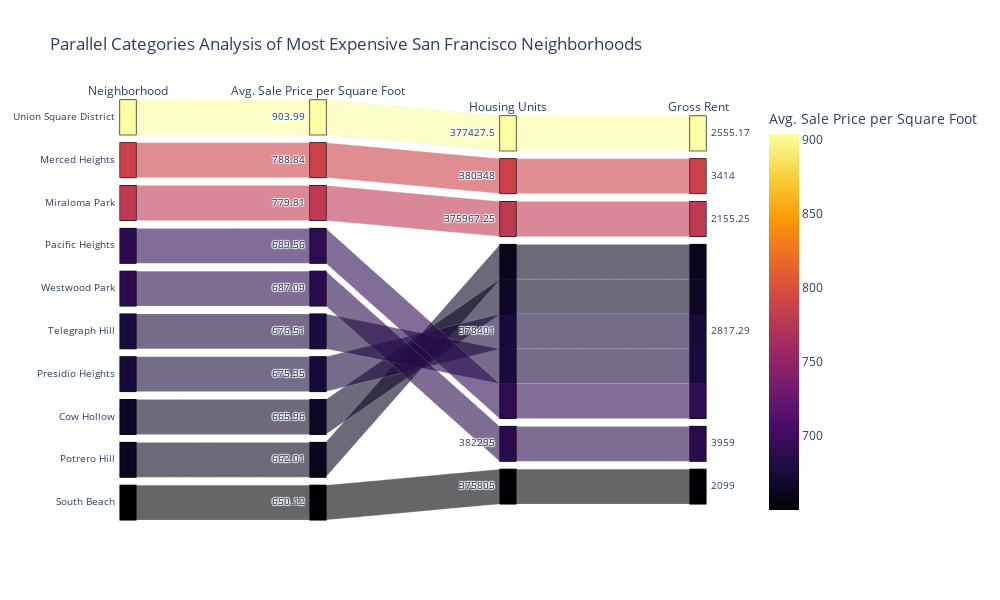

The notebook cell this image was saved under:
### Code cell
parallel_categories()

### Figure 1 — Plotly figure (JSON) as saved in the notebook; plotly's stock layout.template omitted (floating-point values rounded to 4 significant figures)
{"data": [{"dimensions": [{"label": "Neighborhood", "values": ["Union Square District", "Merced Heights", "Miraloma Park", "Pacific Heights", "Westwood Park", "Telegraph Hill", "Presidio Heights", "Cow Hollow", "Potrero Hill", "South Beach"]}, {"label": "Avg. Sale Price per Square Foot", "values": [904.0, 788.8, 779.8, 689.6, 687.1, 676.5, 675.4, 666.0, 662.0, 650.1]}, {"label": "Housing Units", "values": [377400.0, 380348, 376000.0, 378401, 382295, 378401, 378401, 378401, 378401, 375805]}, {"label": "Gross Rent", "values": [2555.0, 3414, 2155.0, 2817.0, 3959, 2817.0, 2817.0, 2817.0, 2817.0, 2099]}], "domain": {"x": [0, 1], "y": [0, 1]}, "line": {"color": [904.0, 788.8, 779.8, 689.6, 687.1, 676.5, 675.4, 666.0, 662.0, 650.1], "coloraxis": "coloraxis"}, "name": "", "type": "parcats"}], "layout": {"coloraxis": {"colorbar": {"title": {"text": "Avg. Sale Price per Square Foot"}}, "colorscale": [[0, "#000004"], [0.1111, "#1b0c41"], [0.2222, "#4a0c6b"], [0.3333, "#781c6d"], [0.4444, "#a52c60"], [0.5556, "#cf4446"], [0.6667, "#ed6925"], [0.7778, "#fb9b06"], [0.8889, "#f7d13d"], [1, "#fcffa4"]]}, "height": 600, "legend": {"tracegroupgap": 0}, "title": {"text": "Parallel Categories Analysis of Most Expensive San Francisco Neighborhoods"}, "width": 1000}}
